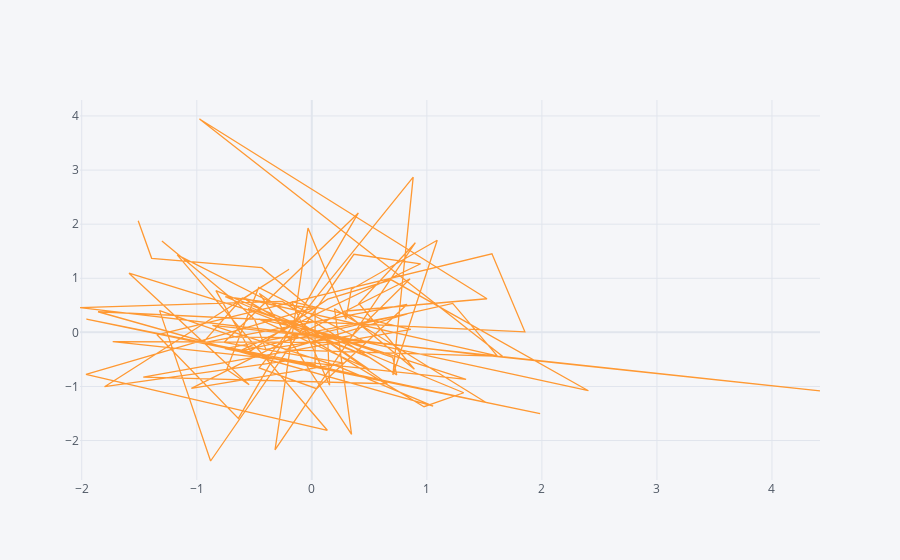

This figure's notebook cell:
### Markdown cell above
## Scatter Plots

### Code cell
df.iplot(kind='scatter', x='A', y='B')
